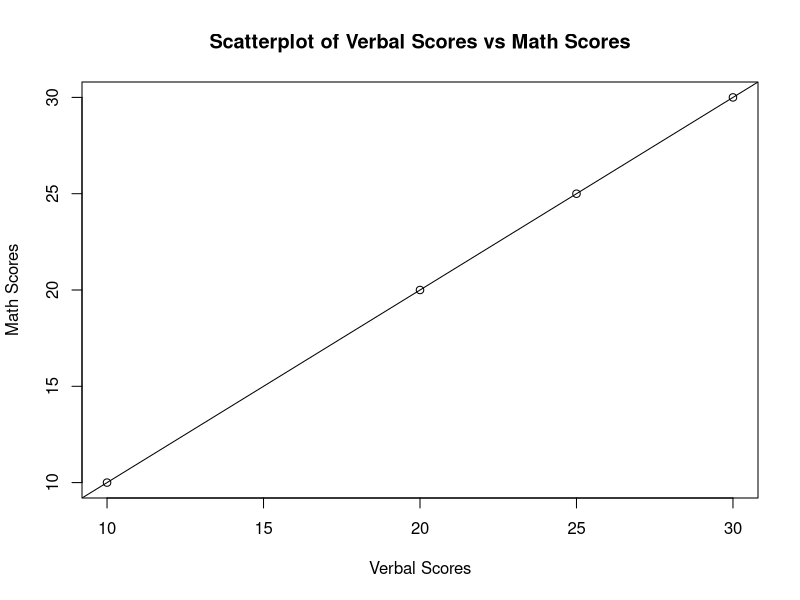

Reproduce this figure in R.
Verbal = c(10,20,25,30)
Math = c(10,20,25,30)
plot(Verbal, Math, xlab="Verbal Scores", ylab="Math Scores", main="Scatterplot of Verbal Scores vs Math Scores")

cor(Verbal, Math)

abline(lm(Math~Verbal))
